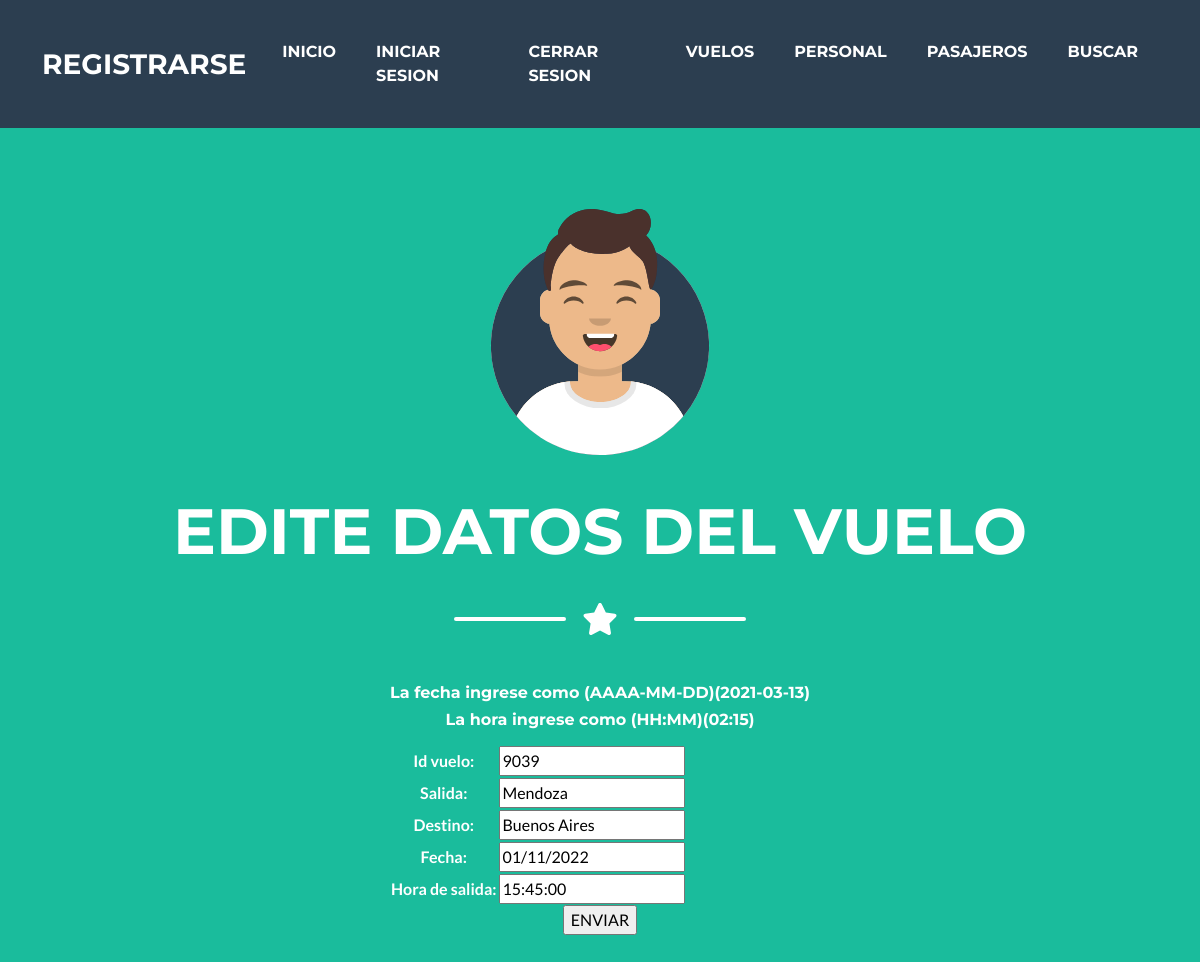
The app's page /app1/editaVuelo/9039/ with its own data.
### app1/models.py (models this page shows, shortened)
class Vuelo(models.Model):
    id_vuelo = models.IntegerField()
    salida = models.CharField(max_length=50)
    destino = models.CharField(max_length=50)
    fecha = models.DateField()    #2022-05-23(AAAA-MM-DD)
    hora_de_salida = models.TimeField() #02:13(HH:MM)

### app1/views.py (the view)
# urls.py: path('editaVuelo/<numVuelo>/', editaVuelo, name = "EditaVuelo"),
def editaVuelo(request, numVuelo):
    idvuelo = Vuelo.objects.get(id_vuelo=numVuelo)
    if request.method == "POST":
        formulariovuelo = FormuVuelo(request.POST)
        if formulariovuelo.is_valid():
            info = formulariovuelo.cleaned_data
            idvuelo.id_vuelo = info["id_vuelo"]
            idvuelo.salida = info["salida"]
            idvuelo.destino = info["destino"]
            idvuelo.fecha = info["fecha"]
            idvuelo.hora_de_salida = info["hora_de_salida"]
            idvuelo.save()
            return render(request,"app1/inicio.html")
    else:
        formulariovuelo = FormuVuelo(initial={"id_vuelo":idvuelo.id_vuelo,"salida":idvuelo.salida,
        "destino": idvuelo.destino, "fecha": idvuelo.fecha, "hora_de_salida": idvuelo.hora_de_salida })
    return render(request,"app1/editarVuelo.html", {"formulario1":formulariovuelo, "idVuelo": numVuelo})

### app1/forms.py
class FormuVuelo(forms.Form):
    id_vuelo = forms.IntegerField()
    salida = forms.CharField(max_length=50)
    destino = forms.CharField(max_length=50)
    fecha = forms.DateField()    #2022-05-23(AAAA-MM-DD)
    hora_de_salida = forms.TimeField() #02:13(HH:MM)

### app1/templates/app1/editarVuelo.html
{% extends "app1/padre.html" %}
{% block titulo %}
<p>edite datos del vuelo</p>
{% endblock %}
{% block descripcion %}
<form action = "" method="POST"> {% csrf_token %}
    <table>
        <p>
            <div>
                <h6>La fecha ingrese como (AAAA-MM-DD)(2021-03-13)</h6>
                <h6>La hora ingrese como (HH:MM)(02:15)</h6>
                {{formulario1.as_table}}
            </div>
        </p>
    </table>
    <input type="submit" value="ENVIAR">
{% endblock %}

### records on screen
Vuelo: id_vuelo "9039", salida "Mendoza", destino "Buenos Aires", fecha "01/11/2022", hora_de_salida "15:45:00"
